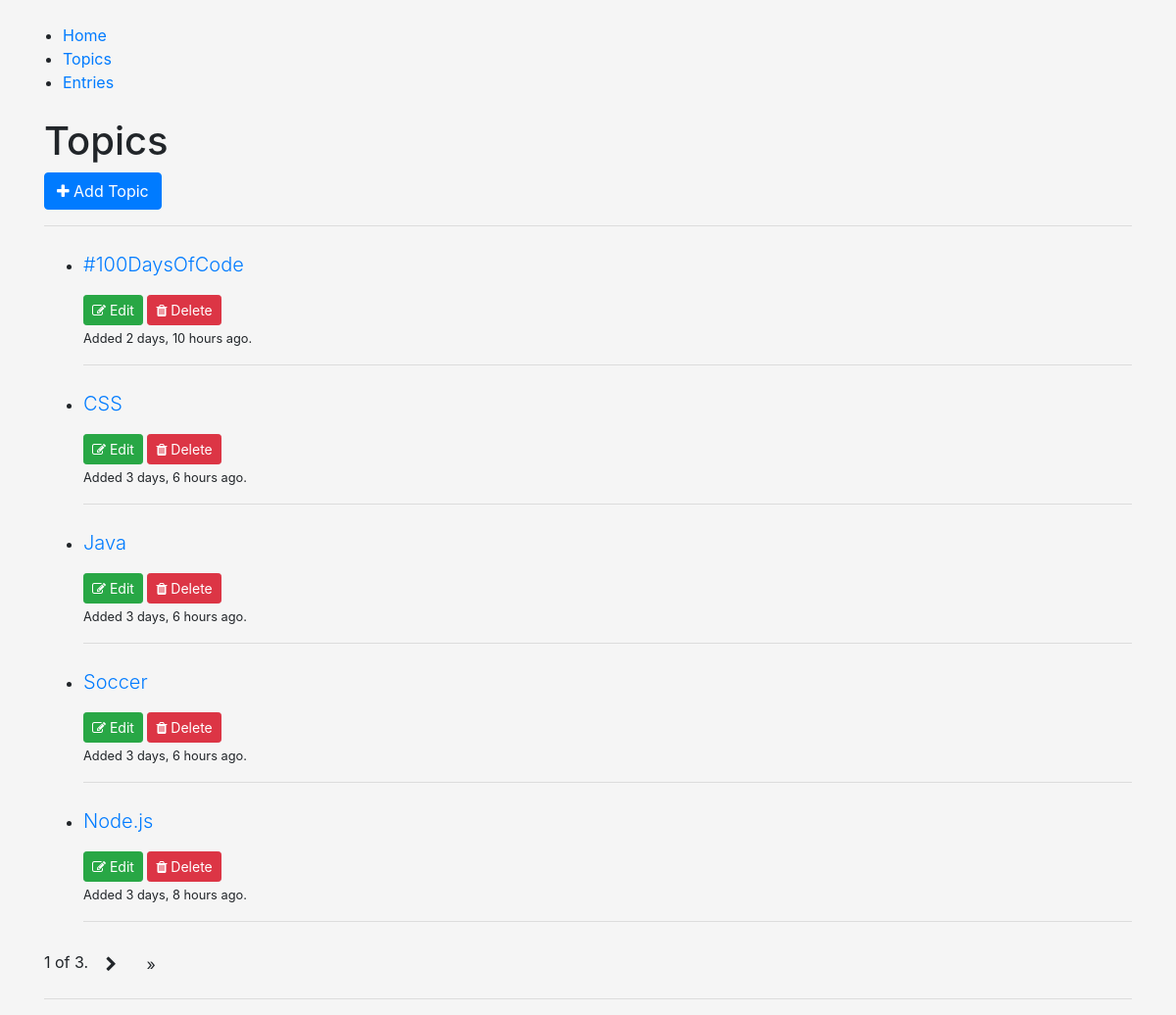
The page /topics/ on the database as committed earlier.
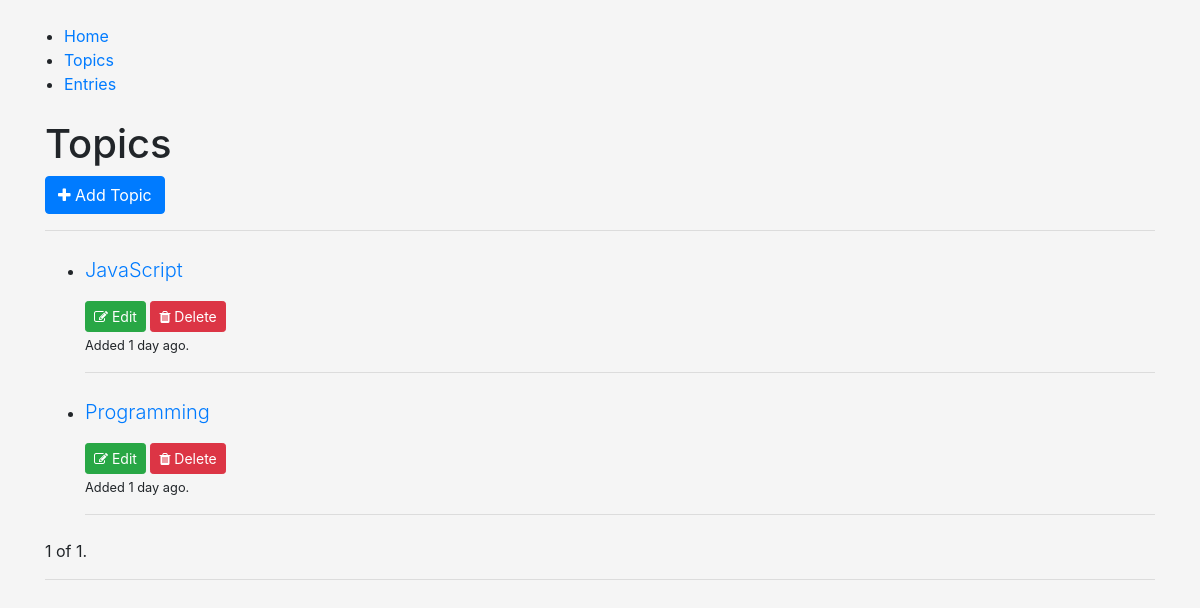
The same page on the database as committed later.
### learning_logs/models.py (models this page shows, shortened)
class Topic(models.Model):
	topic_name = models.CharField(max_length=60)
	date_added = models.DateTimeField(auto_now_add=True)
	topic_description = models.TextField(max_length=80, blank=True, null=True)
	class Meta:
		ordering = ['-date_added']
	def __str__(self):
		return self.topic_name

### learning_logs/views.py (the view)
# urls.py: path("topics/", views.TopicsList.as_view(), name="topics"),
class TopicsList(generic.ListView):
	model = Topic
	template_name = 'learning_logs/topics.html'
	paginate_by = 5

### learning_logs/templates/learning_logs/topics.html (shortened to what this page needs)
{% extends 'learning_logs/base.html' %}
{% block content %}
	<h1>Topics </h1>
	<a href="{% url 'add-topic' %}" class="btn btn-primary"> <i class="fa fa-plus"></i> Add Topic</a>
<hr>
	<ul>
		{% for topic in object_list %}
		<li class="my-4">
			<p class="lead"><a href="{% url 'topic-detail' topic.id %}"> {{ topic }}</a> </p>
			<a href="{% url 'update-topic' topic.id %}" class="btn btn-sm btn-success">
				<i class="fa fa-edit"></i> Edit
			</a>
			<a href="{% url 'delete-topic' topic.id %}" class="btn btn-sm btn-danger">
				<i class="fa fa-trash"></i> Delete
			</a>
			<p><small>Added {{topic.date_added|timesince}} ago.</small></p>
			<hr>
		</li>
		{% empty %}
		<li>No topics to show. Add new topics, and they will show here. </li>
		{% endfor %}
	</ul>
		<div class="pagination">
			<span class="step-links">
				<span class="current">
					{{ page_obj.number }} of {{ page_obj.paginator.num_pages }}.
				</span>
				{% if page_obj.has_next %}
					<a href="?page={{ page_obj.next_page_number }}" class="btn"><i class="fa fa-chevron-right"></i></a>
					<a href="?page={{ page_obj.paginator.num_pages }}" class="btn"> &raquo;</a>
				{% endif %}
			</span>
		</div>
		<hr>
{% endblock content %}

Rows that differ between the two databases and show on the page:
removed Topic: topic_name "#100DaysOfCode", date_added "2 days, 10 hours"
removed Topic: topic_name "CSS", date_added "3 days, 6 hours"
removed Topic: topic_name "Java", date_added "3 days, 6 hours"
removed Topic: topic_name "Soccer", date_added "3 days, 6 hours"
removed Topic: topic_name "Node.js", date_added "3 days, 8 hours"
added Topic: topic_name "JavaScript", date_added "1 day"
added Topic: topic_name "Programming", date_added "1 day"
Other text that changed with them:
{{ page_obj.paginator.num_pages }}: "3" → "1"
